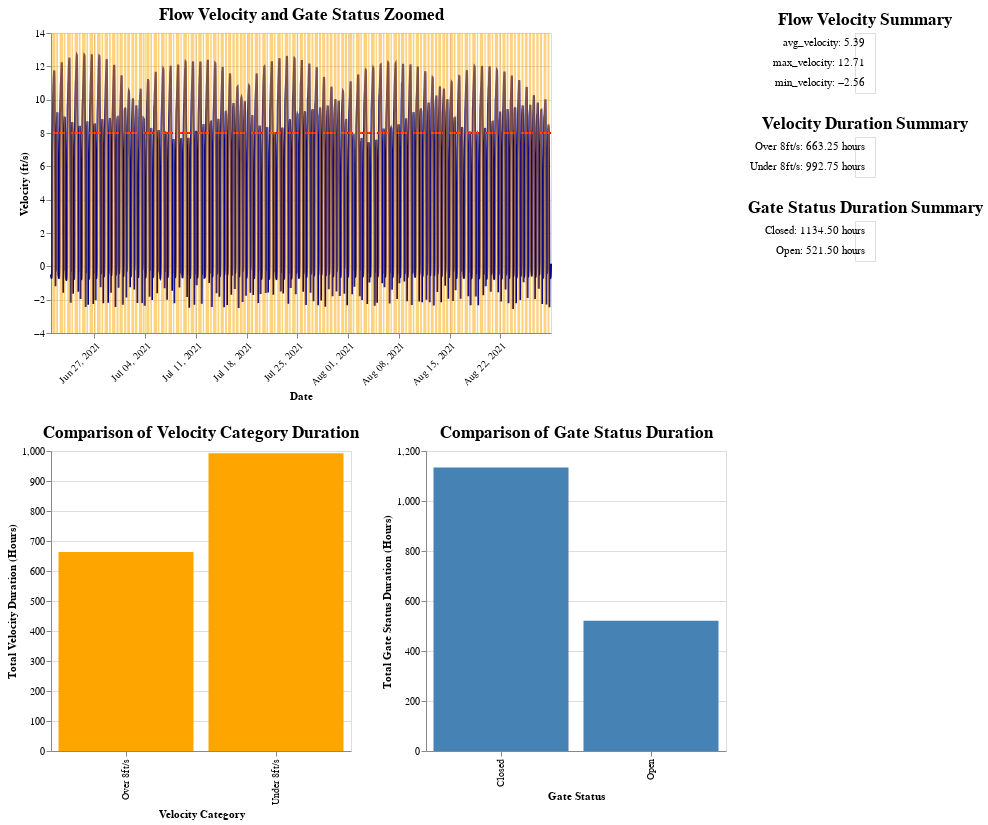

The notebook cell this image was saved under:
### Code cell
alt.data_transformers.disable_max_rows()
date_dropdown = alt.binding_select(options=drop_down_week, name="Select Week:")
date_selection = alt.selection_single(fields=["week"], bind=date_dropdown, empty = "none")
interval = alt.selection_interval(encodings=['x'])
# input_dropdown = alt.binding_select(options=drop_down_date, name='Date')
# drop_selection = alt.selection_interval(fields=["datetime"], bind=input_dropdown)

base = alt.Chart(full_merged_df).mark_line(color = "darkblue").encode(
    x=alt.X('yearmonthdatehoursminutes(datetime):T', title='Datetime', axis=alt.Axis(format='%b %d, %Y', 
                                                                                     labelAngle=-45,
                                                                                     title='Date')),
    y=alt.Y('GLC:Q', title='Velocity (ft/s)'),
).add_selection(
    interval,
).properties(
    title="Flow Velocity and Gate Status Zoomed"
)

# avg_line_velocity = alt.Chart(avg_daily_velocity).mark_rule(color='red', strokeDash=[5, 5]).encode(
#     y=alt.Y('time_unit:Q', title="Average Time (Hours)"),
#     detail='Velocity_Category:N'  # Ensure the line is drawn for each category
# )
vel_bar_chart = alt.Chart(full_merged_df).mark_bar(color="orange").encode(
    x=alt.X('Velocity_Category:N', title='Velocity Category'),
    y=alt.Y('sum(time_unit):Q', title='Total Velocity Duration (Hours)'),
    # color="blue",
    # color=alt.Color('DGL:N', title='Gate Status', scale=alt.Scale(scheme='dark2')),
    tooltip = alt.Tooltip('sum(time_unit):Q', title="Total Velocity Duration (Hours)")
).properties(
    width=300,
    height=300,
    title="Comparison of Velocity Category Duration",
    # fontSize = 16
).transform_filter(
    # date_selection,
    interval
    
).interactive()

gate_bar_chart = alt.Chart(full_merged_df).mark_bar(color = "steelblue").encode(
    x=alt.X('DGL:N', title='Gate Status'),
    y=alt.Y('sum(time_unit):Q', title='Total Gate Status Duration (Hours)'),
    # color=alt.Color('DGL:N', title='Gate Status', scale=alt.Scale(scheme='dark2')),
    tooltip = alt.Tooltip('sum(time_unit):Q', 
    title="Total Gate Status Duration (Hours)")
).properties(
    width=300,
    height=300,
    title="Comparison of Gate Status Duration",
    # fontSize = 16
).transform_filter(
    # date_selection,
    interval
).interactive()

closed_gates = full_merged_df[['gate_min_datetime', 'gate_max_datetime', 'DGL']].drop_duplicates().reset_index(drop=True)
area_dgl_true = alt.Chart(closed_gates).mark_rect(
    # opacity=0.006,
    color='orange'
).encode(
    x='gate_min_datetime:T',
    x2='gate_max_datetime:T',
    opacity=alt.value(0.5)
).transform_filter(
    alt.datum.DGL == "Closed"
)
yrule = (
    alt.Chart().mark_rule(strokeDash=[12, 6], size=2, color = 'red').encode(
        y=alt.datum(8))
).properties(
    width=500,
    height=300
).encode(
        tooltip=alt.TooltipValue('8 ft/s Threshold')  # Static tooltip for the rule line
)

nearest = alt.selection_point(nearest=True, on="pointerover",
                              fields=["datetime"], empty=False)
points = base.mark_point().encode(
    opacity=alt.condition(nearest, alt.value(1), alt.value(0))
)
# # Draw a rule at the location of the selection
rules = alt.Chart(full_merged_df).transform_calculate(
    FlowVelocityDuration = "'Flow ' + datum.Velocity_Category + ' duration is ' + datum.streak_duration + ' hours'",
    GateStatusDuration = "'Gate ' + datum.DGL + ' duration is ' + datum.gate_streak_duration + ' hours'"
).mark_rule(color="gray").encode(
    x="datetime:T",
    opacity=alt.condition(nearest, alt.value(0.3), alt.value(0)),
    tooltip=[alt.Tooltip('yearmonthdatehoursminutes(datetime):T', title='Datetime'),
             alt.Tooltip('GLC:Q', title= "Velocity (ft/s)", format=".2f"),
             alt.Tooltip('FlowVelocityDuration:N', title="Flow Velocity Duration"),
             alt.Tooltip('GateStatusDuration:N', title="Gate Status Duration")
             ],
).add_params(nearest)

vel_text = alt.Chart(full_merged_df).mark_text(align='right').encode(
    y=alt.Y('stat:N', axis=None),
    text=alt.Text('summary:N')
).transform_filter(
    # date_selection,
    interval
).transform_aggregate(
    max_velocity='max(GLC)',  
    min_velocity='min(GLC)',
    avg_velocity='mean(GLC)'
).transform_fold(
    ['max_velocity', 'min_velocity', 'avg_velocity'],  # Separate each statistic
    as_=['stat', 'value']
).transform_calculate(
    summary='datum.stat + ": " + format(datum.value, ".2f")'
)
velocity = vel_text.encode(text='summary:N').properties(
    title=alt.Title(text='Flow Velocity Summary', align='center')
)

vel_duration_text = alt.Chart(full_merged_df).mark_text(align='right').encode(
    y=alt.Y('Velocity_Category:N', axis=None),
    text=alt.Text('summary:N')
).transform_filter(
    # date_selection,
    interval
).transform_aggregate(
    total_time='sum(time_unit)',
    groupby=["Velocity_Category"]
).transform_fold(
    ['total_time'],  # Separate each statistic
    as_=['stat', 'value']
).transform_calculate(
    summary='datum.Velocity_Category + ": " + format(datum.total_time, ".2f") + " hours"'
)
velocity_duration = vel_duration_text.encode(text='summary:N').properties(
    title=alt.Title(text='Velocity Duration Summary', align='center')
)

gate_duration_text = alt.Chart(full_merged_df).mark_text(align='right').encode(
    y=alt.Y('DGL:N', axis=None),
    text=alt.Text('summary:N')
).transform_filter(
    # date_selection,
    interval
).transform_aggregate(
    total_time='sum(time_unit)',
    groupby=["DGL"]
).transform_fold(
    ['total_time'],  # Separate each statistic
    as_=['stat', 'value']
).transform_calculate(
    summary='datum.DGL + ": " + format(datum.total_time, ".2f") + " hours"'
)
gate_duration = gate_duration_text.encode(text='summary:N').properties(
    title=alt.Title(text='Gate Status Duration Summary', align='center')
)



combined_text = alt.vconcat(
    velocity,
    velocity_duration,
    gate_duration,
    # velocity_daily_duration
)
# vel_chart_with_avg = vel_bar_chart + avg_line_velocity
combined_bar_charts = alt.hconcat(
    vel_bar_chart,
    gate_bar_chart 
)
combined_chart = alt.vconcat(
    alt.layer(base, points, yrule, rules, area_dgl_true),
    # upper,
    combined_bar_charts)
combined_chart_with_text = alt.hconcat(combined_chart, combined_text).configure_title(
        fontSize=17,
        color = "black",
        font='Arial'
    )
    
combined_chart_with_text
#add summary stats/per day
#add average line to bar chart
#fix datetime in time series
#selector by day
#Generate weekly summary 
#someway to show amount of time selected (start/end date)

### Figure 1 — Vega-Lite specification as saved in the notebook (floating-point values rounded to 4 significant figures; data arrays with more than 128 entries replaced by an {"elided": "..."} marker saying what was removed)
{"config": {"view": {"continuousWidth": 300, "continuousHeight": 300}, "title": {"color": "black", "font": "Arial", "fontSize": 17}}, "hconcat": [{"vconcat": [{"layer": [{"data": {"name": "data-6f192c06a681d1e7c0f6346c0081e6a1"}, "mark": {"type": "line", "color": "darkblue"}, "encoding": {"x": {"axis": {"format": "%b %d, %Y", "labelAngle": -45, "title": "Date"}, "field": "datetime", "timeUnit": "yearmonthdatehoursminutes", "title": "Datetime", "type": "temporal"}, "y": {"field": "GLC", "title": "Velocity (ft/s)", "type": "quantitative"}}, "name": "view_127", "title": "Flow Velocity and Gate Status Zoomed"}, {"data": {"name": "data-6f192c06a681d1e7c0f6346c0081e6a1"}, "mark": {"type": "point"}, "encoding": {"opacity": {"condition": {"param": "param_236", "value": 1, "empty": false}, "value": 0}, "x": {"axis": {"format": "%b %d, %Y", "labelAngle": -45, "title": "Date"}, "field": "datetime", "timeUnit": "yearmonthdatehoursminutes", "title": "Datetime", "type": "temporal"}, "y": {"field": "GLC", "title": "Velocity (ft/s)", "type": "quantitative"}}, "title": "Flow Velocity and Gate Status Zoomed"}, {"data": {"name": "empty"}, "mark": {"type": "rule", "color": "red", "size": 2, "strokeDash": [12, 6]}, "encoding": {"tooltip": {"value": "8 ft/s Threshold"}, "y": {"datum": 8}}}, {"data": {"name": "data-6f192c06a681d1e7c0f6346c0081e6a1"}, "mark": {"type": "rule", "color": "gray"}, "encoding": {"opacity": {"condition": {"param": "param_236", "value": 0.3, "empty": false}, "value": 0}, "tooltip": [{"field": "datetime", "timeUnit": "yearmonthdatehoursminutes", "title": "Datetime", "type": "temporal"}, {"field": "GLC", "format": ".2f", "title": "Velocity (ft/s)", "type": "quantitative"}, {"field": "FlowVelocityDuration", "title": "Flow Velocity Duration", "type": "nominal"}, {"field": "GateStatusDuration", "title": "Gate Status Duration", "type": "nominal"}], "x": {"field": "datetime", "type": "temporal"}}, "name": "view_128", "transform": [{"calculate": "'Flow ' + datum.Velocity_Category + ' duration is ' + datum.streak_duration + ' hours'", "as": "FlowVelocityDuration"}, {"calculate": "'Gate ' + datum.DGL + ' duration is ' + datum.gate_streak_duration + ' hours'", "as": "GateStatusDuration"}]}, {"data": {"name": "data-bb5e76a80a076fe9f75c016d0b5ece72"}, "mark": {"type": "rect", "color": "orange"}, "encoding": {"opacity": {"value": 0.5}, "x": {"field": "gate_min_datetime", "type": "temporal"}, "x2": {"field": "gate_max_datetime"}}, "transform": [{"filter": "(datum.DGL === 'Closed')"}]}], "height": 300, "width": 500}, {"hconcat": [{"mark": {"type": "bar", "color": "orange"}, "encoding": {"tooltip": {"aggregate": "sum", "field": "time_unit", "title": "Total Velocity Duration (Hours)", "type": "quantitative"}, "x": {"field": "Velocity_Category", "title": "Velocity Category", "type": "nominal"}, "y": {"aggregate": "sum", "field": "time_unit", "title": "Total Velocity Duration (Hours)", "type": "quantitative"}}, "height": 300, "name": "view_125", "title": "Comparison of Velocity Category Duration", "transform": [{"filter": {"param": "param_233"}}], "width": 300}, {"mark": {"type": "bar", "color": "steelblue"}, "encoding": {"tooltip": {"aggregate": "sum", "field": "time_unit", "title": "Total Gate Status Duration (Hours)", "type": "quantitative"}, "x": {"field": "DGL", "title": "Gate Status", "type": "nominal"}, "y": {"aggregate": "sum", "field": "time_unit", "title": "Total Gate Status Duration (Hours)", "type": "quantitative"}}, "height": 300, "name": "view_126", "title": "Comparison of Gate Status Duration", "transform": [{"filter": {"param": "param_233"}}], "width": 300}], "data": {"name": "data-6f192c06a681d1e7c0f6346c0081e6a1"}}]}, {"vconcat": [{"mark": {"type": "text", "align": "right"}, "encoding": {"text": {"field": "summary", "type": "nominal"}, "y": {"axis": null, "field": "stat", "type": "nominal"}}, "title": {"text": "Flow Velocity Summary", "align": "center"}, "transform": [{"filter": {"param": "param_233"}}, {"aggregate": [{"op": "max", "field": "GLC", "as": "max_velocity"}, {"op": "min", "field": "GLC", "as": "min_velocity"}, {"op": "mean", "field": "GLC", "as": "avg_velocity"}]}, {"fold": ["max_velocity", "min_velocity", "avg_velocity"], "as": ["stat", "value"]}, {"calculate": "datum.stat + \": \" + format(datum.value, \".2f\")", "as": "summary"}]}, {"mark": {"type": "text", "align": "right"}, "encoding": {"text": {"field": "summary", "type": "nominal"}, "y": {"axis": null, "field": "Velocity_Category", "type": "nominal"}}, "title": {"text": "Velocity Duration Summary", "align": "center"}, "transform": [{"filter": {"param": "param_233"}}, {"aggregate": [{"op": "sum", "field": "time_unit", "as": "total_time"}], "groupby": ["Velocity_Category"]}, {"fold": ["total_time"], "as": ["stat", "value"]}, {"calculate": "datum.Velocity_Category + \": \" + format(datum.total_time, \".2f\") + \" hours\"", "as": "summary"}]}, {"mark": {"type": "text", "align": "right"}, "encoding": {"text": {"field": "summary", "type": "nominal"}, "y": {"axis": null, "field": "DGL", "type": "nominal"}}, "title": {"text": "Gate Status Duration Summary", "align": "center"}, "transform": [{"filter": {"param": "param_233"}}, {"aggregate": [{"op": "sum", "field": "time_unit", "as": "total_time"}], "groupby": ["DGL"]}, {"fold": ["total_time"], "as": ["stat", "value"]}, {"calculate": "datum.DGL + \": \" + format(datum.total_time, \".2f\") + \" hours\"", "as": "summary"}]}], "data": {"name": "data-6f192c06a681d1e7c0f6346c0081e6a1"}}], "params": [{"name": "param_233", "select": {"type": "interval", "encodings": ["x"]}, "views": ["view_127"]}, {"name": "param_236", "select": {"type": "point", "fields": ["datetime"], "nearest": true, "on": "pointerover"}, "views": ["view_128"]}, {"name": "param_234", "select": {"type": "interval", "encodings": ["x", "y"]}, "bind": "scales", "views": ["view_125"]}, {"name": "param_235", "select": {"type": "interval", "encodings": ["x", "y"]}, "bind": "scales", "views": ["view_126"]}], "$schema": "https://vega.github.io/schema/vega-lite/v5.20.1.json", "datasets": {"data-6f192c06a681d1e7c0f6346c0081e6a1": {"elided": "6624 records"}, "empty": [{}], "data-bb5e76a80a076fe9f75c016d0b5ece72": {"elided": "267 records"}}}
